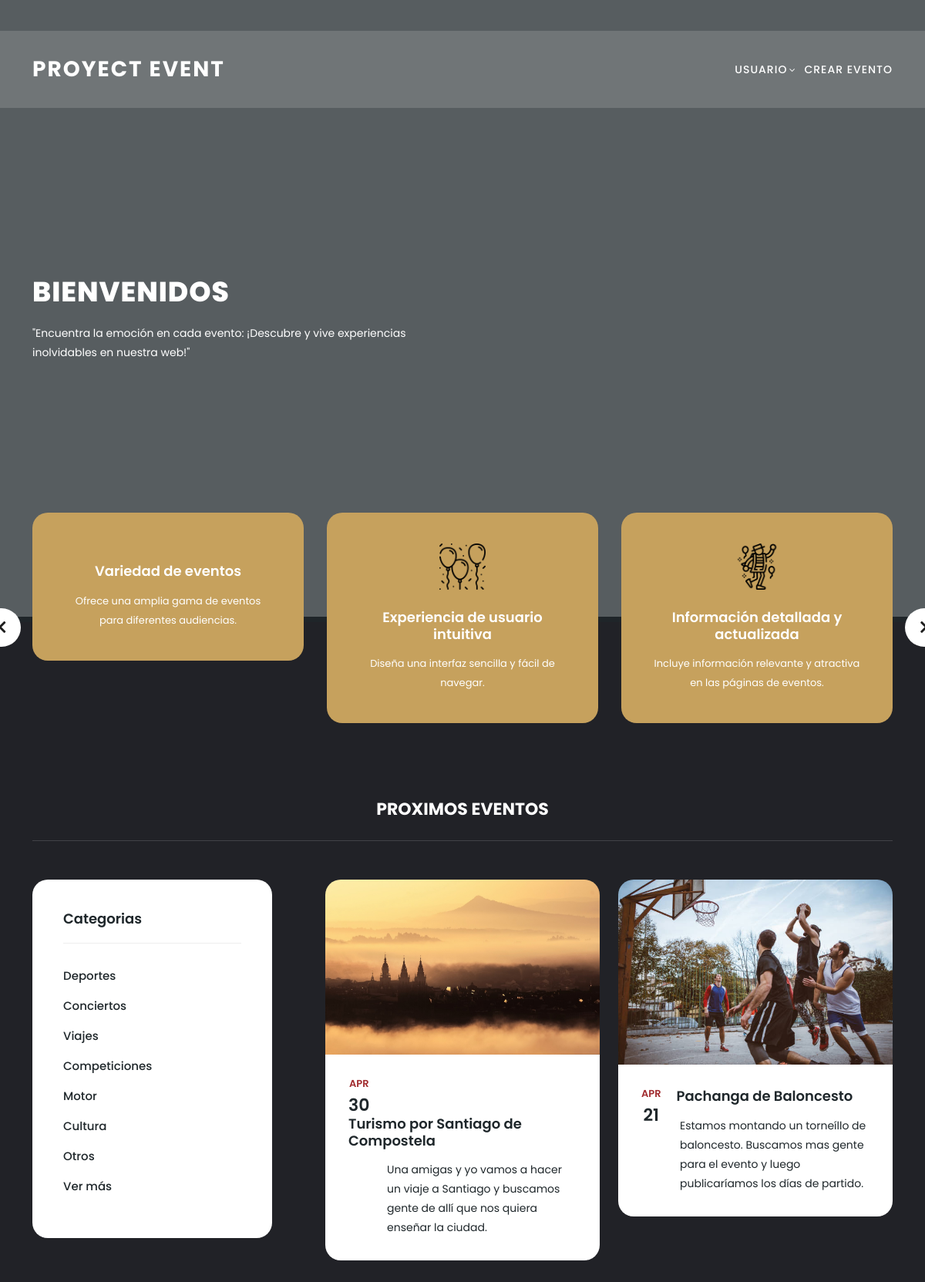
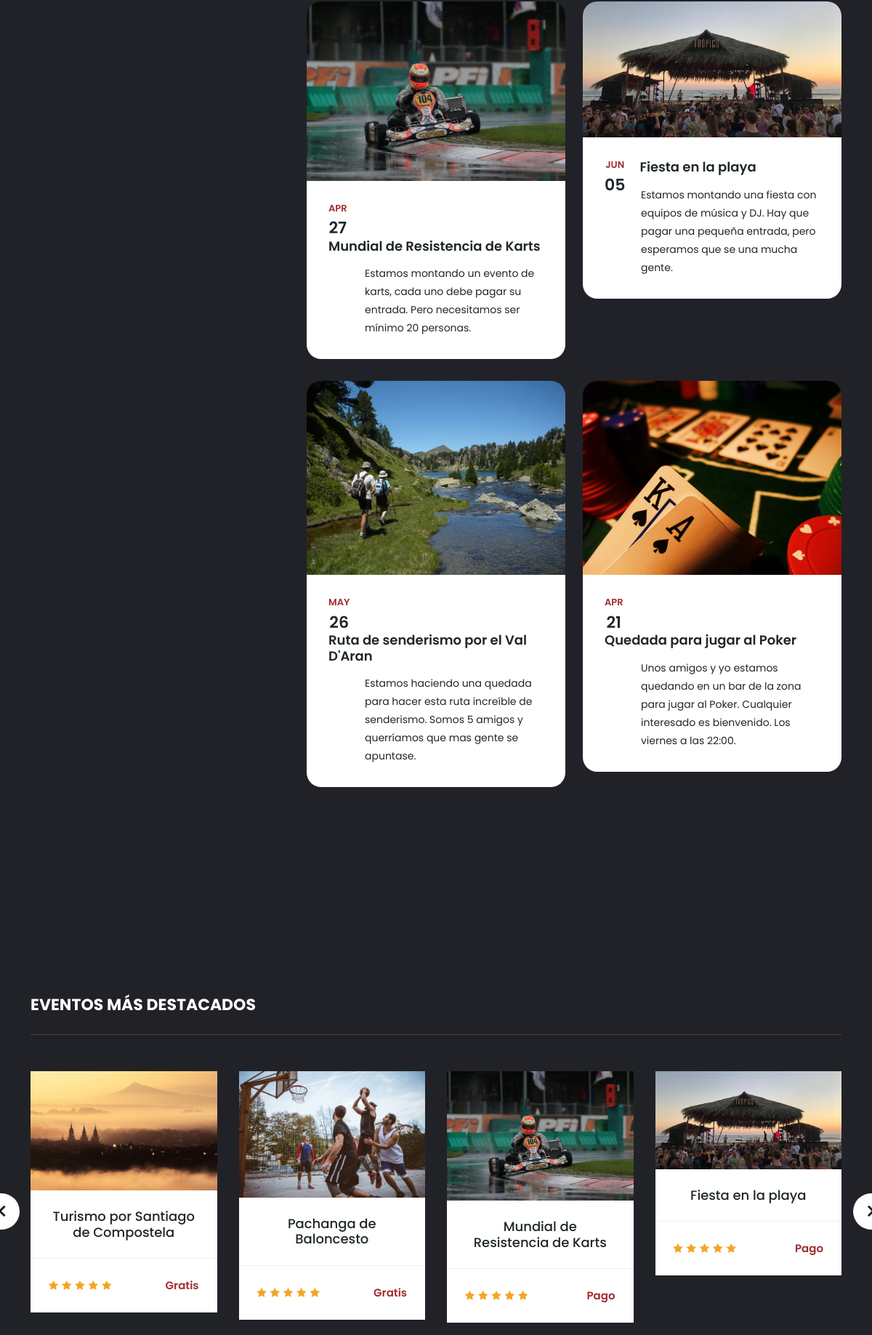
The page / (upper part) on the database its author committed (2 pictures, top to bottom).
### tables this page shows
CREATE TABLE `eventos` (
  `id` int(200) NOT NULL,
  `nomevent` varchar(100) NOT NULL,
  `categoria` varchar(50) NOT NULL,
  `fecha` date NOT NULL,
  `localizacion` varchar(100) NOT NULL,
  `entrada` varchar(11) NOT NULL,
  `descripcion` varchar(255) NOT NULL,
  `imagen` varchar(200) NOT NULL,
  `usuario` varchar(50) NOT NULL,
  `correo` varchar(50) NOT NULL
);

### FuncionesEventos.php (called while the page is built, shortened)
<?php
require ('dbEvent.php');
require ('Eventos.php');
function ListarUltimosEventos(){
    global $conexion;
    $consulta = "SELECT * FROM eventos ORDER BY id DESC LIMIT 6";
    $resultado = mysqli_query($conexion, $consulta);
    $eventos = array();
    if ($resultado) {
        while ($fila = mysqli_fetch_assoc($resultado)) {
            $nuevoEvento = new Evento($fila["nomevent"], $fila["categoria"], $fila["fecha"], $fila["localizacion"], $fila["entrada"], $fila["descripcion"], $fila["imagen"], $fila["usuario"]);
            array_push($eventos, $nuevoEvento);
        }
        return $eventos;
    } else {
        echo $conexion->error;
    }
}

### Eventos.php (called while the page is built, shortened)
<?php
class Evento{
function __construct($nomevent, $categoria , $fecha, $localizacion, $entrada, $descripcion, $imagen, $usuario){
    $this -> nomevent = $nomevent;
    $this -> fecha = $fecha;
    $this -> entrada = $entrada;
    $this -> descripcion = $descripcion;
    $this -> imagen = $imagen;
}
}
?>

### index.php (the view, shortened to what this page needs)
<?php
require ('usuarios.php');
require ('FuncionesEventos.php');
?>
<?php
$list_Ultimos = ListarUltimosEventos();
?>
<!DOCTYPE html>
<html lang="es">
  <head>
    <link href="vendor/bootstrap/css/bootstrap.min.css" rel="stylesheet">
    <link rel="stylesheet" href="assets/css/fontawesome.css">
    <link rel="stylesheet" href="assets/css/templatemo-edu-meeting.css">
    <link rel="stylesheet" href="assets/css/owl.css">
    <link rel="stylesheet" href="assets/css/lightbox.css">
  </head>
<body>
  <header class="header-area header-sticky">
      <div class="container">
          <div class="row">
              <div class="col-12">
                  <nav class="main-nav">
                      <a href="index.php" class="logo">
                          Proyect Event
                      </a>
                      <ul class="nav">
                        <li class="has-sub">
                          <a href="javascript:void(0)">Usuario</a>
                        </li>
                        <li><a href='verificarSesion.php'>Crear Evento</a></li>
                      </ul>
                  </nav>
  </header>
  <section class="section main-banner" id="top" data-section="section1">
      <video autoplay muted loop id="bg-video">
          <source src="assets/images/course-video.mp4" type="video/mp4" />
      </video>
      <div class="video-overlay header-text">
          <div class="container">
            <div class="row">
              <div class="col-lg-12">
                <div class="caption">
              <h2>Bienvenidos</h2>
              <p>"Encuentra la emoción en cada evento: ¡Descubre y vive experiencias inolvidables en nuestra web!"</p>
          </div>
              </div>
            </div>
          </div>
      </div>
  </section>
  <section class="services">
    <div class="container">
      <div class="row">
        <div class="col-lg-12">
          <div class="owl-service-item owl-carousel">
            <div class="item">
              <div class="down-content">
                <h4>Variedad de eventos</h4>
                <p>Ofrece una amplia gama de eventos para diferentes audiencias.</p>
              </div>
            </div>
            <div class="item">
              <div class="icon">
                <img src="assets/images/service-icon-02.png" alt="">
              </div>
              <div class="down-content">
                <h4>Experiencia de usuario intuitiva</h4>
                <p>Diseña una interfaz sencilla y fácil de navegar.</p>
              </div>
            </div>
            <div class="item">
              <div class="icon">
                <img src="assets/images/service-icon-03.png" alt="">
              </div>
              <div class="down-content">
                <h4>Información detallada y actualizada</h4>
                <p>Incluye información relevante y atractiva en las páginas de eventos.</p>
              </div>
            </div>
          </div>
        </div>
      </div>
    </div>
  </section>
  <section class="upcoming-meetings" id="meetings">
    <div class="container">
      <div class="row">
        <div class="col-lg-12">
          <div class="section-heading">
            <h2>Proximos Eventos</h2>
          </div>
        </div>
        <div class="col-lg-4">
          <div class="categories">
            <h4>Categorias</h4>
            <ul>
              <li><a href="meetings.php?category=deportes">Deportes</a></li><br>
              <li><a href="meetings.php?category=conciertos">Conciertos</a></li><br>
              <li><a href="meetings.php?category=viajes">Viajes</a></li><br>
              <li><a href="meetings.php?category=competiciones">Competiciones</a></li><br>
              <li><a href="meetings.php?category=motor">Motor</a></li><br>
              <li><a href="meetings.php?category=cultura">Cultura</a></li><br>
              <li><a href="meetings.php?category=otros">Otros</a></li><br>
              <li><a href="meetings.php">Ver más</a></li>
            </ul>
          </div>
        </div>
        <div class="col-lg-8">
          <div class="row">
            <?php foreach ($list_Ultimos as $evento): ?>
              <div class="col-lg-6">
                <div class="meeting-item">
                  <div class="thumb">
                    <a><img src="<?php echo $evento->imagen ?>" alt="Event Image"></a>
                  </div>
                  <div class="down-content">
                    <div class="date">
                      <?php
                            $fecha = new DateTime($evento->fecha);
                            $mes = $fecha->format('M');
                            $dia = $fecha->format('d');
                          ?>
                          <h6><?php echo $mes ?> <span><?php echo $dia ?></span></h6>
                    </div>
                    <a><h4><?php echo $evento->nomevent ?></h4></a>
                    <p><?php echo $evento->descripcion ?></p>
                  </div>
                </div>
              </div>
            <?php endforeach; ?>
          </div>
        </div>
      </div>
    </div>
  </section>
  <section class="our-courses" id="courses">
    <div class="container">
      <div class="row">
        <div class="col-lg-12">
          <div class="section-heading">
            <h2>Eventos más destacados</h2>
          </div>
        </div>
        <div class="col-lg-12">
          <div class="owl-courses-item owl-carousel">
            <?php foreach ($list_Ultimos as $evento): ?>
              <div class="item">
                <img src="<?php echo $evento->imagen ?>" alt="Event Image">
                <div class="down-content">
                  <h4><?php echo $evento->nomevent ?></h4>
                  <div class="info">
                    <div class="row">
                      <div class="col-8">
                        <ul>
                          <li><i class="fa fa-star"></i></li>
                          <li><i class="fa fa-star"></i></li>
                          <li><i class="fa fa-star"></i></li>
                          <li><i class="fa fa-star"></i></li>
                          <li><i class="fa fa-star"></i></li>
                        </ul>
                      </div>
                      <div class="col-4">
                        <span><?php echo $evento->entrada ?></span>
                      </div>
                    </div>
                  </div>
                </div>
              </div>
            <?php endforeach; ?>
          </div>
        </div>
      </div>
    </div>
  </section>
</body>
</html>

### rows shown on the page
eventos: imagen (picture), fecha "APR", fecha "30", nomevent "Turismo por Santiago de Compostela", descripcion "Una amigas y yo vamos a hacer un viaje a Santiago y buscamos gente de allí que nos quiera enseñar la ciudad.", entrada "Gratis"
eventos: imagen (picture), fecha "APR", fecha "21", nomevent "Pachanga de Baloncesto", descripcion "Estamos montando un torneíllo de baloncesto. Buscamos mas gente para el evento y luego publicaríamos los días de partido.", entrada "Gratis"
eventos: imagen (picture), fecha "APR", fecha "27", nomevent "Mundial de Resistencia de Karts", descripcion "Estamos montando un evento de karts, cada uno debe pagar su entrada. Pero necesitamos ser mínimo 20 personas.", entrada "Pago"
eventos: imagen (picture), fecha "JUN", fecha "05", nomevent "Fiesta en la playa", descripcion "Estamos montando una fiesta con equipos de música y DJ. Hay que pagar una pequeña entrada, pero esperamos que se una mucha gente.", entrada "Pago"
eventos: imagen (picture), fecha "MAY", fecha "26", nomevent "Ruta de senderismo por el Val D'Aran", descripcion "Estamos haciendo una quedada para hacer esta ruta increíble de senderismo. Somos 5 amigos y querríamos que mas gente se apuntase."
eventos: imagen (picture), fecha "APR", fecha "21", nomevent "Quedada para jugar al Poker", descripcion "Unos amigos y yo estamos quedando en un bar de la zona para jugar al Poker. Cualquier interesado es bienvenido. Los viernes a las 22:00."
